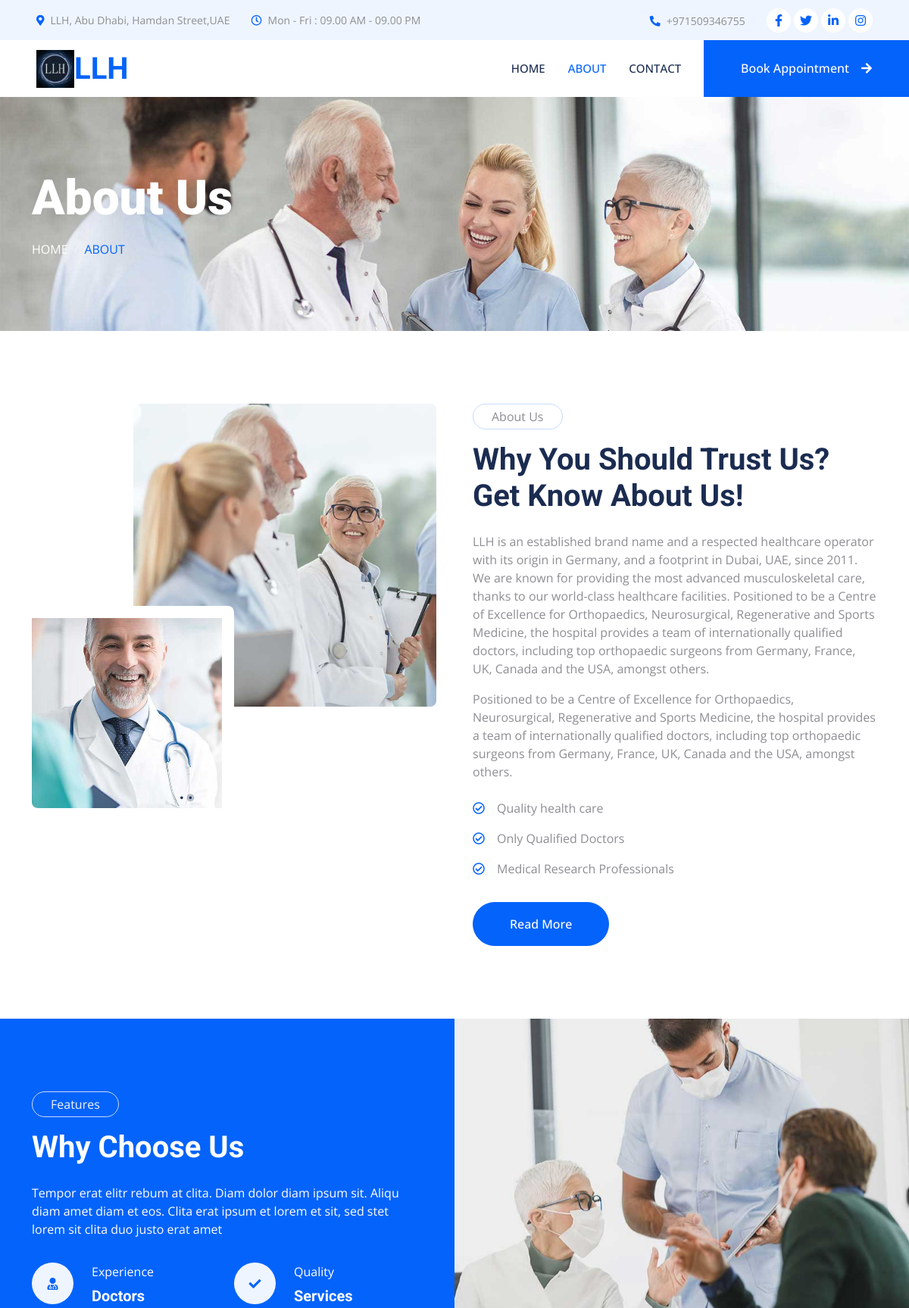
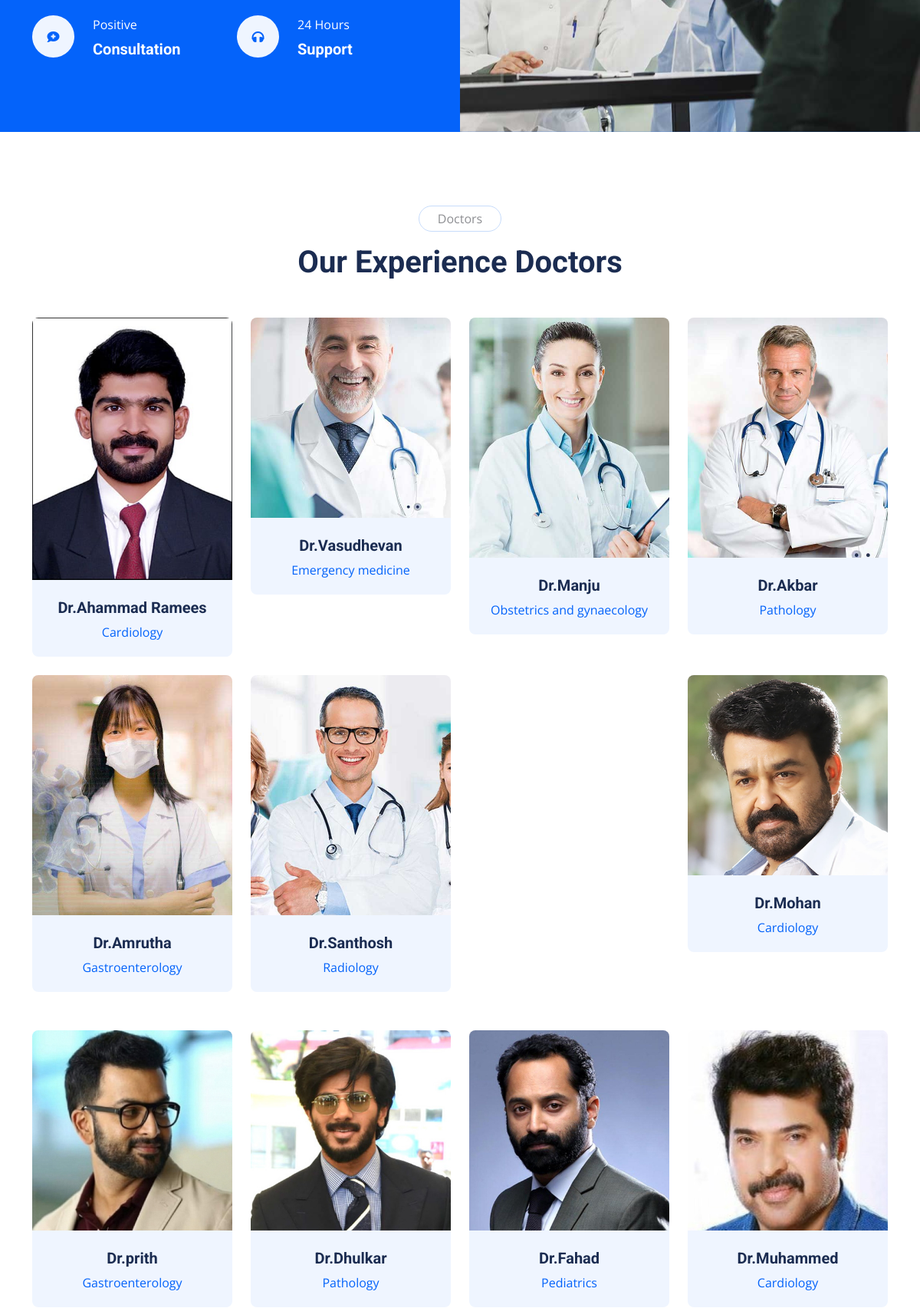
The page /about/ (upper part) on the database its author committed (2 pictures, top to bottom).
### hospital/models.py (models this page shows, shortened)
class Doctor(models.Model):
    doc_name=models.CharField(max_length=25)
    doc_dep=models.ForeignKey(Department,on_delete=models.CASCADE)
    doc_image=models.ImageField(upload_to='doctors/')
    fb_url=models.URLField(max_length=255)
    twitter_url=models.URLField(max_length=255)
    insta_url=models.URLField(max_length=255)

class Department(models.Model):
    dep_name=models.CharField(max_length=50)
    dep_des=models.TextField()
    def __str__(self):
        return self.dep_name

### hospital/views.py (the view)
# urls.py: path('about/',views.about,name="about"),
def about(request):
    doctor=Doctor.objects.all()
    return render (request,'about.html',{'doctor':doctor})

### hospital/templates/about.html (shortened to what this page needs)
 {% load static %}
<!DOCTYPE html>
<html lang="en">
<head>
     <link href="https://cdnjs.cloudflare.com/ajax/libs/font-awesome/5.10.0/css/all.min.css" rel="stylesheet">
    <link href="https://cdn.jsdelivr.net/npm/bootstrap-icons@1.4.1/font/bootstrap-icons.css" rel="stylesheet">
    <link href="{% static 'lib/animate/animate.min.css' %}" rel="stylesheet">
    <link href="{% static 'lib/owlcarousel/assets/owl.carousel.min.css' %}" rel="stylesheet">
    <link href="{% static 'lib/tempusdominus/css/tempusdominus-bootstrap-4.min.css' %}" rel="stylesheet" />
     <link href="{% static 'css/bootstrap.min.css' %}" rel="stylesheet">
     <link href="{% static 'css/style.css' %}" rel="stylesheet">
</head>
<body>
     <div class="container-fluid bg-light p-0 wow fadeIn" data-wow-delay="0.1s">
        <div class="row gx-0 d-none d-lg-flex">
            <div class="col-lg-7 px-5 text-start">
                <div class="h-100 d-inline-flex align-items-center py-3 me-4">
                    <small class="fa fa-map-marker-alt text-primary me-2"></small>
                    <small>LLH, Abu Dhabi, Hamdan Street,UAE</small>
                </div>
                <div class="h-100 d-inline-flex align-items-center py-3">
                    <small class="far fa-clock text-primary me-2"></small>
                    <small>Mon - Fri : 09.00 AM - 09.00 PM</small>
                </div>
            </div>
            <div class="col-lg-5 px-5 text-end">
                <div class="h-100 d-inline-flex align-items-center py-3 me-4">
                    <small class="fa fa-phone-alt text-primary me-2"></small>
                    <small>+971509346755</small>
                </div>
                <div class="h-100 d-inline-flex align-items-center">
                    <a class="btn btn-sm-square rounded-circle bg-white text-primary me-1" href="https://www.facebook.com/LLHAbuDhabi/"><i class="fab fa-facebook-f"></i></a>
                    <a class="btn btn-sm-square rounded-circle bg-white text-primary me-1" href="https://x.com/i/flow/login?redirect_after_login=%2Flifelineauh"><i class="fab fa-twitter"></i></a>
                    <a class="btn btn-sm-square rounded-circle bg-white text-primary me-1" href="https://www.linkedin.com/company/llh-hospital"><i class="fab fa-linkedin-in"></i></a>
                    <a class="btn btn-sm-square rounded-circle bg-white text-primary me-0" href="https://www.instagram.com/llhhospital/?hl=en"><i class="fab fa-instagram"></i></a>
                </div>
            </div>
        </div>
    </div>
     <nav class="navbar navbar-expand-lg bg-white navbar-light sticky-top p-0 wow fadeIn" data-wow-delay="0.1s">
        <a href="{% url 'index' %}" class="navbar-brand d-flex align-items-center px-4 px-lg-5">
        <img src="{% static 'img/LLHLogo.jpg' %}" alt="Logo">
            <h1 class="m-0 text-primary">LLH</h1>
        </a>
        <div class="collapse navbar-collapse" id="navbarCollapse">
            <div class="navbar-nav ms-auto p-4 p-lg-0">
                <a href="{% url 'index' %}" class="nav-item nav-link">Home</a>
                <a href="{% url 'about' %}" class="nav-item nav-link active">About</a>
                <a href="{% url 'contact' %}" class="nav-item nav-link">Contact</a>
            </div>
            <a href="{% url 'appointment' %}" class="btn btn-primary rounded-0 py-4 px-lg-5 d-none d-lg-block"> Book Appointment<i class="fa fa-arrow-right ms-3"></i></a>
        </div>
    </nav>
     <div class="container-fluid page-header py-5 mb-5 wow fadeIn" data-wow-delay="0.1s">
        <div class="container py-5">
            <h1 class="display-3 text-white mb-3 animated slideInDown">About Us</h1>
            <nav aria-label="breadcrumb animated slideInDown">
                <ol class="breadcrumb text-uppercase mb-0">
                    <li class="breadcrumb-item"><a class="text-white" href="{% url 'index' %}">Home</a></li>
                    <li class="breadcrumb-item text-primary active" aria-current="page">About</li>
                </ol>
            </nav>
        </div>
    </div>
    <div class="container-xxl py-5">
        <div class="container">
            <div class="row g-5">
                <div class="col-lg-6 wow fadeIn" data-wow-delay="0.1s">
                    <div class="d-flex flex-column">
                        <img class="img-fluid rounded w-75 align-self-end" src="{% static 'img/about-1.jpg' %}" alt="">
                        <img class="img-fluid rounded w-50 bg-white pt-3 pe-3" src="{% static 'img/about-2.jpg' %}" alt="" style="margin-top: -25%;">
                    </div>
                </div>
                <div class="col-lg-6 wow fadeIn" data-wow-delay="0.5s">
                    <p class="d-inline-block border rounded-pill py-1 px-4">About Us</p>
                    <h1 class="mb-4">Why You Should Trust Us? Get Know About Us!</h1>
                    <p>LLH is an established brand name and a respected healthcare operator with its origin in Germany, and a footprint in Dubai, UAE, since 2011. We are known for providing the most advanced musculoskeletal care, thanks to our world-class healthcare facilities.
                        Positioned to be a Centre of Excellence for Orthopaedics, Neurosurgical, Regenerative and Sports Medicine, the hospital provides a team of internationally qualified doctors, including top orthopaedic surgeons from Germany, France, UK, Canada and the USA, amongst others.</p>
                    <p class="mb-4">Positioned to be a Centre of Excellence for Orthopaedics, Neurosurgical, Regenerative and Sports Medicine, the hospital provides a team of internationally qualified doctors, including top orthopaedic surgeons from Germany, France, UK, Canada and the USA, amongst others.</p>
                    <p><i class="far fa-check-circle text-primary me-3"></i>Quality health care</p>
                    <p><i class="far fa-check-circle text-primary me-3"></i>Only Qualified Doctors</p>
                    <p><i class="far fa-check-circle text-primary me-3"></i>Medical Research Professionals</p>
                    <a class="btn btn-primary rounded-pill py-3 px-5 mt-3" href="{% url 'about' %}">Read More</a>
                </div>
            </div>
        </div>
    </div>
     <div class="container-fluid bg-primary overflow-hidden my-5 px-lg-0">
        <div class="container feature px-lg-0">
            <div class="row g-0 mx-lg-0">
                <div class="col-lg-6 feature-text py-5 wow fadeIn" data-wow-delay="0.1s">
                    <div class="p-lg-5 ps-lg-0">
                        <p class="d-inline-block border rounded-pill text-light py-1 px-4">Features</p>
                        <h1 class="text-white mb-4">Why Choose Us</h1>
                        <p class="text-white mb-4 pb-2">Tempor erat elitr rebum at clita. Diam dolor diam ipsum sit. Aliqu diam amet diam et eos. Clita erat ipsum et lorem et sit, sed stet lorem sit clita duo justo erat amet</p>
                        <div class="row g-4">
                            <div class="col-6">
                                <div class="d-flex align-items-center">
                                    <div class="d-flex flex-shrink-0 align-items-center justify-content-center rounded-circle bg-light" style="width: 55px; height: 55px;">
                                        <i class="fa fa-user-md text-primary"></i>
                                    </div>
                                    <div class="ms-4">
                                        <p class="text-white mb-2">Experience</p>
                                        <h5 class="text-white mb-0">Doctors</h5>
                                    </div>
                                </div>
                            </div>
                            <div class="col-6">
                                <div class="d-flex align-items-center">
                                    <div class="d-flex flex-shrink-0 align-items-center justify-content-center rounded-circle bg-light" style="width: 55px; height: 55px;">
                                        <i class="fa fa-check text-primary"></i>
                                    </div>
                                    <div class="ms-4">
                                        <p class="text-white mb-2">Quality</p>
                                        <h5 class="text-white mb-0">Services</h5>
                                    </div>
                                </div>
                            </div>
                            <div class="col-6">
                                <div class="d-flex align-items-center">
                                    <div class="d-flex flex-shrink-0 align-items-center justify-content-center rounded-circle bg-light" style="width: 55px; height: 55px;">
                                        <i class="fa fa-comment-medical text-primary"></i>
                                    </div>
                                    <div class="ms-4">
                                        <p class="text-white mb-2">Positive</p>
                                        <h5 class="text-white mb-0">Consultation</h5>
                                    </div>
                                </div>
                            </div>
                            <div class="col-6">
                                <div class="d-flex align-items-center">
                                    <div class="d-flex flex-shrink-0 align-items-center justify-content-center rounded-circle bg-light" style="width: 55px; height: 55px;">
                                        <i class="fa fa-headphones text-primary"></i>
                                    </div>
                                    <div class="ms-4">
                                        <p class="text-white mb-2">24 Hours</p>
                                        <h5 class="text-white mb-0">Support</h5>
                                    </div>
                                </div>
                            </div>
                        </div>
                    </div>
                </div>
                <div class="col-lg-6 pe-lg-0 wow fadeIn" data-wow-delay="0.5s" style="min-height: 400px;">
                    <div class="position-relative h-100">
                        <img class="position-absolute img-fluid w-100 h-100" src="{% static 'img/feature.jpg' %}" style="object-fit: cover;" alt="">
                    </div>
                </div>
            </div>
        </div>
    </div>
     <div class="container-xxl py-5">
        <div class="container">
            <div class="text-center mx-auto mb-5 wow fadeInUp" data-wow-delay="0.1s" style="max-width: 600px;">
                <p class="d-inline-block border rounded-pill py-1 px-4">Doctors</p>
                <h1>Our Experience Doctors</h1>
            </div>
            <div class="row g-4">
            {% for a in doctor %}
                <div class="col-lg-3 col-md-6 wow fadeInUp" data-wow-delay="0.1s">
                    <div class="team-item position-relative rounded overflow-hidden">
                        <div class="overflow-hidden">
                            <img class="img-fluid" src="{{a.doc_image.url}}" alt="">
                        </div>
                        <div class="team-text bg-light text-center p-4">
                            <h5>{{a.doc_name}}</h5>
                            <p class="text-primary">{{a.doc_dep}}</p>
                        </div>
                    </div>
                </div>
                {% endfor %}
            </div>
        </div>
    </div>
</body>
</html>

### hospital/static/css/style.css (style rules this page uses)
:root { --primary: #0463FA; --light: #EFF5FF; --dark: #1B2C51; }
.btn { font-weight: 500; transition: .5s; }
.btn.btn-primary, .btn.btn-secondary { color: #FFFFFF; }
.btn-sm-square { width: 32px; height: 32px; }
.btn-square, .btn-sm-square, .btn-lg-square { padding: 0; display: flex; align-items: center; justify-content: center; font-weight: normal; }
.navbar .navbar-nav .nav-link { margin-right: 30px; padding: 25px 0; color: #FFFFFF; font-size: 15px; font-weight: 500; text-transform: uppercase; outline: none; }
.navbar .navbar-nav .nav-link:hover, .navbar .navbar-nav .nav-link.active { color: var(--primary); }
.navbar .navbar-brand, .navbar a.btn { height: 75px; }
.navbar .navbar-nav .nav-link { color: var(--dark); font-weight: 500; }
.navbar.sticky-top { top: -100px; transition: .5s; }
.page-header { background: url(../img/header-page.jpg) top center no-repeat; background-size: cover; text-shadow: 0 0 30px rgba(0, 0, 0, .1); }
.breadcrumb-item + .breadcrumb-item::before { color: var(--light); }
@media (min-width: 992px) { .container.feature { max-width: 100% !important; } }
@media (min-width: 992px) { .feature-text { padding-left: calc(((100% - 960px) / 2) + .75rem); } }
@media (min-width: 1200px) { .feature-text { padding-left: calc(((100% - 1140px) / 2) + .75rem); } }
.team-item img { position: relative; top: 0; transition: .5s; }
.team-item .team-text { position: relative; height: 100px; transition: .5s; }

### rows shown on the page
Doctor: doc_image (picture), doc_name "Dr.Ahammad Ramees", doc_dep "Cardiology"
Doctor: doc_image (picture), doc_name "Dr.Vasudhevan", doc_dep "Emergency medicine"
Doctor: doc_image (picture), doc_name "Dr.Manju", doc_dep "Obstetrics and gynaecology"
Doctor: doc_image (picture), doc_name "Dr.Akbar", doc_dep "Pathology"
Doctor: doc_image (picture), doc_name "Dr.Amrutha", doc_dep "Gastroenterology"
Doctor: doc_image (picture), doc_name "Dr.Santhosh", doc_dep "Radiology"
Doctor: doc_image (picture)
Doctor: doc_image (picture), doc_name "Dr.Mohan", doc_dep "Cardiology"
Doctor: doc_image (picture), doc_name "Dr.prith", doc_dep "Gastroenterology"
Doctor: doc_image (picture), doc_name "Dr.Dhulkar", doc_dep "Pathology"
Doctor: doc_image (picture), doc_name "Dr.Fahad", doc_dep "Pediatrics"
Doctor: doc_image (picture), doc_name "Dr.Muhammed", doc_dep "Cardiology"
